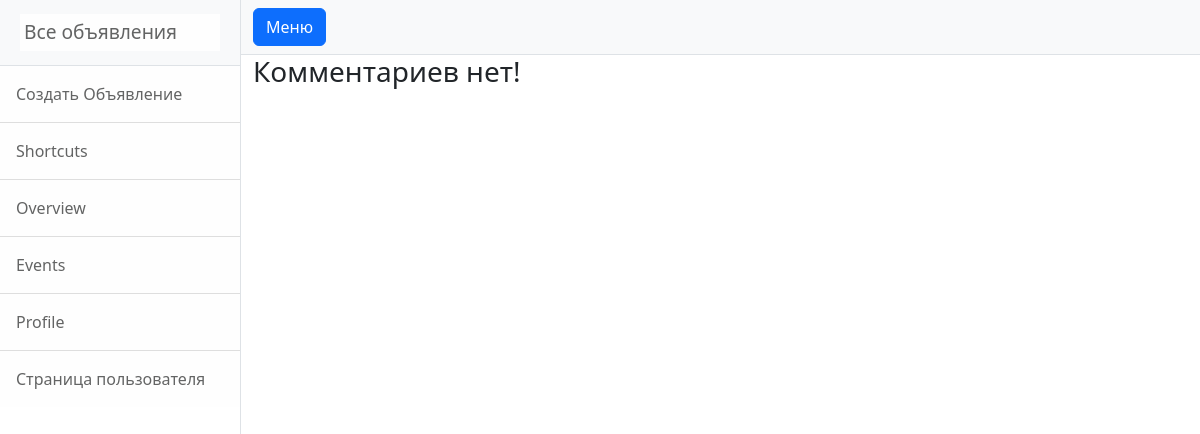
Page /profile/1 (signed in) on the earlier database version.
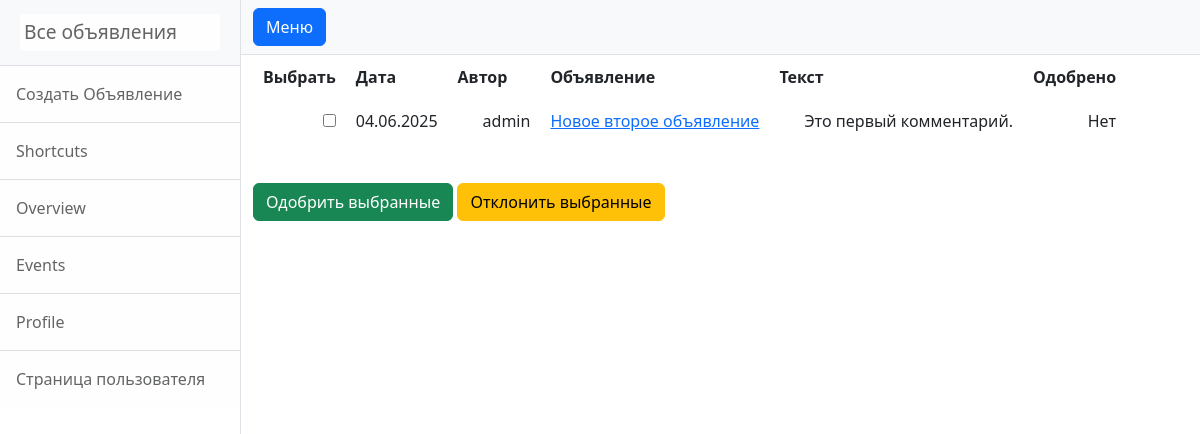
Same page on the later database version.
### post/models.py (models this page shows, shortened)
class Comment(models.Model):
    post = models.ForeignKey(Post, on_delete=models.CASCADE)
    user = models.ForeignKey(User, on_delete=models.CASCADE)
    text = models.TextField()
    date = models.DateTimeField(auto_now=True)
    approved = models.BooleanField(default=False)

class Post(models.Model):
    author = models.ForeignKey(User, on_delete=models.CASCADE)
    date = models.DateTimeField(auto_now=True)
    category = models.ForeignKey(Category, on_delete=models.CASCADE)
    title = models.CharField(max_length=100)
    text = RichTextUploadingField()

### post/views.py (the view)
# urls.py: path('profile/<int:pk>', UserPage.as_view(), name = 'user_page'),
class UserPage(LoginRequiredMixin, UserPassesTestMixin, DeleteView):
    model = User
    template_name = 'user_page.html'
    context_object_name = 'user'
    def test_func(self):
        user = self.get_object()
        return user == self.request.user
    def get_context_data(self, **kwargs):
        context = super().get_context_data(**kwargs)
        user = self.get_object()
        comments = Comment.objects.filter(post__author=user)
        context['comments'] = comments
        return context

### templates/user_page.html (shortened to what this page needs)
{% extends 'flatpages/default.html' %}
{% block content %}
<form method="post" action="{% url 'bulk_approve_comments' %}">
    {% if comments %}
    <table align="left" cellpadding="10" style="float: left;">
        <tr>
            <th>Выбрать</th>
            <th>Дата</th>
            <th>Автор</th>
            <th>Объявление</th>
            <th>Текст</th>
            <th>Одобрено</th>
        </tr>
        {% for comment in comments %}
        <tr align="right" valign="top">
            <td><input type="checkbox" name="comment_ids" value="{{ comment.id }}"></td>
            <td>{{ comment.date|date:'d.m.Y' }}</td>
            <td><p style="text-indent: 25px;" align="justify">{{ comment.user }}</p></td>
            <td><a href="{% url 'post_detail' comment.post.pk %}">{{ comment.post.title }}</a></td>
            <td><p style="text-indent: 25px;" align="justify">{{ comment.text }}</p></td>
            <td>{{ comment.approved|yesno:"Да,Нет" }}</td>
        </tr>
        {% endfor %}
    </table>
    <br>
    <button type="submit" name="action" value="approve" class="btn btn-success">Одобрить выбранные</button>
    <button type="submit" name="action" value="disapprove" class="btn btn-warning">Отклонить выбранные</button>
    {% else %}
        <h3>Комментариев нет!</h3>
    {% endif %}
</form>
{% endblock content %}

Differences in the rows shown:
added Comment: date "04.06.2025", user "admin", post "Новое второе объявление", text "Это первый комментарий.", approved "Нет"
Other differences:
text no longer shown: "Комментариев нет!"
text now shown: "Выбрать Дата Автор Объявление Текст Одобрено Одобрить выбранные Отклонить выбранные"
